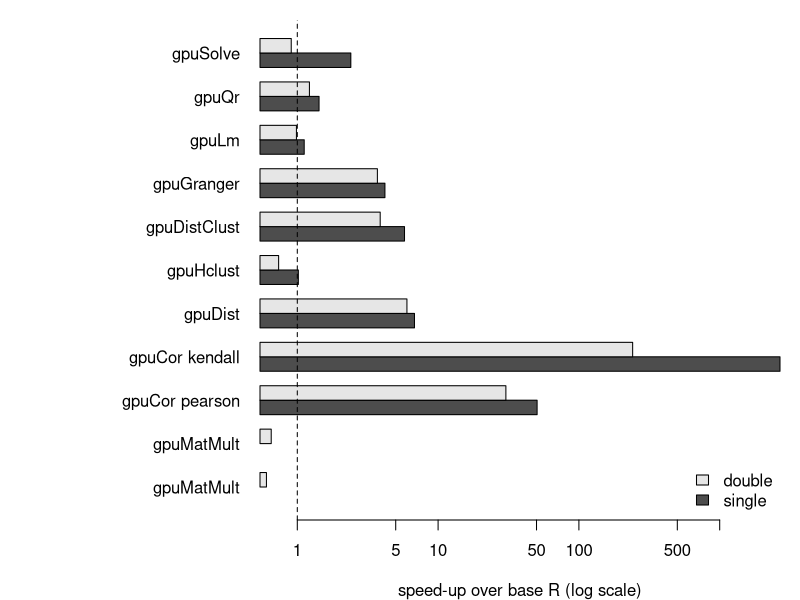
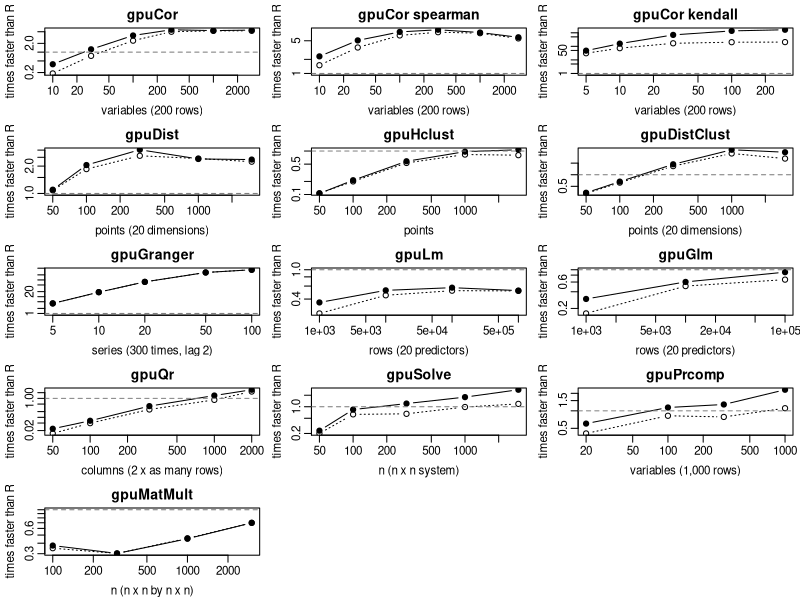

Reproduce these figures in R, in order.
## ---- chunk 1
knitr::opts_chunk$set(collapse = TRUE, comment = "#>")
bench <- read.csv("benchmarks.csv")
machine <- read.csv("benchmarks-machine.csv")
## ---- chunk 2
knitr::kable(machine, col.names = c("", ""))
## ---- chunk 3
tab <- bench[!is.na(bench$cpu), ]
speedup <- function(gpu) ifelse(is.na(gpu), "",
                                sprintf("%.1fx", tab$cpu / gpu))
shown <- data.frame(
  Task = tab$task, Size = tab$size,
  `base R` = sprintf("%.3f", tab$cpu),
  `GPU single` = ifelse(is.na(tab$single), "",
                        sprintf("%.3f", tab$single)),
  `speed-up` = speedup(tab$single),
  `GPU double` = sprintf("%.3f", tab$double),
  `speed-up ` = speedup(tab$double),
  check.names = FALSE)
knitr::kable(shown, align = "llrrrrr")
## ---- chunk 4
s <- tab$cpu / tab$single
d <- tab$cpu / tab$double
labels <- sub(" vs .*", "", tab$task)
op <- par(mar = c(4, 13, 1, 1))
barplot(t(cbind(s, d)), beside = TRUE, horiz = TRUE, log = "x",
        names.arg = labels, las = 1, xlab = "speed-up over base R (log scale)",
        legend.text = c("single", "double"),
        args.legend = list(x = "bottomright", bty = "n"))
abline(v = 1, lty = 2)
par(op)
## ---- chunk 5
xo <- read.csv("crossover.csv")
xo$speedup <- xo$cpu / xo$single
xo$speedupDouble <- xo$cpu / xo$double
fns <- unique(xo$fn[!is.na(xo$cpu)])
firstAt <- function(f, k) {
  d <- xo[xo$fn == f & !is.na(xo$cpu), ]
  hit <- d$size[d$speedup >= k]
  if (length(hit)) format(min(hit), big.mark = ",", scientific = FALSE) else "not reached"
}
ov <- read.csv("call-overhead.csv")
## ---- chunk 6
what <- vapply(fns, function(f) xo$what[xo$fn == f][1], "")
tested <- vapply(fns, function(f) {
  z <- range(xo$size[xo$fn == f])
  paste(format(z, big.mark = ",", scientific = FALSE), collapse = " to ")
}, "")
knitr::kable(data.frame(
  Function = fns, `Size measured as` = what, Tested = tested,
  `Faster than R from` = vapply(fns, firstAt, "", k = 1),
  `5 times faster from` = vapply(fns, firstAt, "", k = 5),
  check.names = FALSE, row.names = NULL))
## ---- chunk 7
op <- par(mfrow = c(ceiling(length(fns) / 3), 3), mar = c(3.2, 3.2, 2, 0.5),
          mgp = c(2, 0.6, 0), cex = 0.7)
for (f in fns) {
  d <- xo[xo$fn == f & !is.na(xo$cpu), ]
  yr <- range(c(d$speedup, d$speedupDouble, 1), na.rm = TRUE)
  plot(d$size, d$speedup, log = "xy", type = "b", pch = 19, ylim = yr,
       xlab = d$what[1], ylab = "times faster than R", main = f)
  lines(d$size, d$speedupDouble, type = "b", pch = 1, lty = 3)
  abline(h = 1, lty = 2, col = "grey50")
}
par(op)
## ---- chunk 8
pp <- read.csv("pairs.csv")
fmt <- function(v) ifelse(is.na(v), "--", sprintf("%.2f", v))
## ---- chunk 9
knitr::kable(data.frame(
  Variables = format(pp$variables, big.mark = ","),
  `Pairs found` = format(pp$pairs, big.mark = ","),
  `cor + which` = fmt(pp$cor), `gpuCor + which` = fmt(pp$gpuCor),
  gpuCorPairs = fmt(pp$gpuCorPairs), `top 10 each` = fmt(pp$top10),
  check.names = FALSE), align = "rrrrrr")
